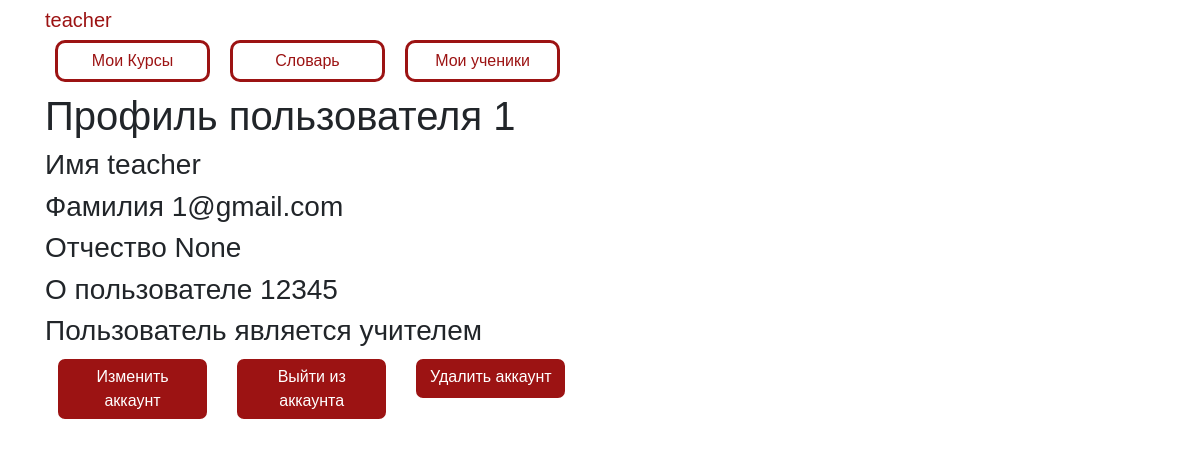
Page /profile/1 (signed in) on the earlier database version.
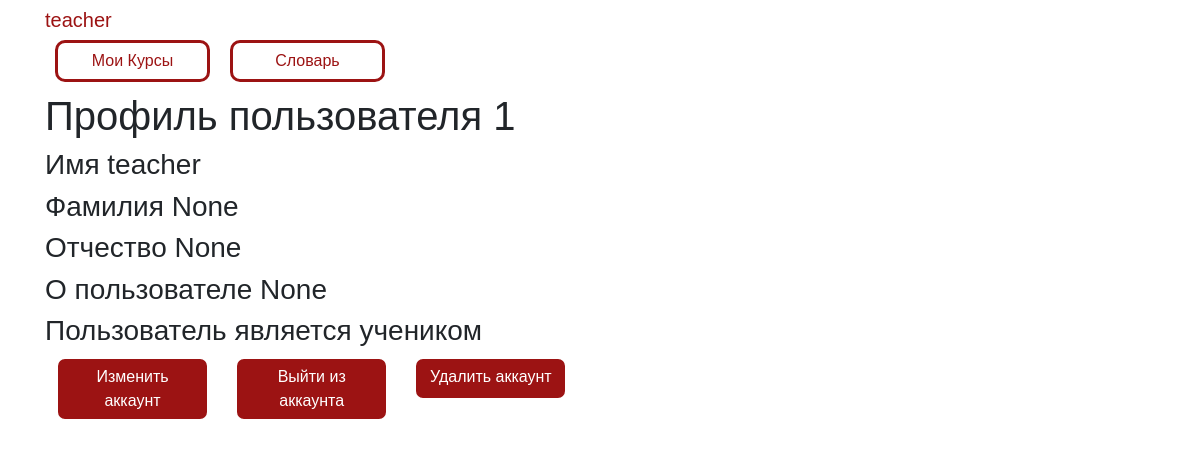
Same page on the later database version.
### data/users.py (models this page shows, shortened)
class User(SqlAlchemyBase, UserMixin, SerializerMixin):
    __tablename__ = 'users'
    id = sqlalchemy.Column(sqlalchemy.Integer, primary_key=True, autoincrement=True)
    name = sqlalchemy.Column(sqlalchemy.String, nullable=True)
    last_name = sqlalchemy.Column(sqlalchemy.String, nullable=True)
    patronymic = sqlalchemy.Column(sqlalchemy.String, nullable=True)
    email = sqlalchemy.Column(sqlalchemy.String, index=True, unique=True, nullable=True)
    about = sqlalchemy.Column(sqlalchemy.String, nullable=True)
    hashed_password = sqlalchemy.Column(sqlalchemy.String, nullable=True)
    teacher = sqlalchemy.Column(sqlalchemy.Boolean, nullable=True)
    creator = sqlalchemy.Column(sqlalchemy.Integer, nullable=True)
    courses = orm.relation("Courses", secondary="users_to_course", backref="users")
    words = orm.relation("Words", back_populates='user')
    hash_token = sqlalchemy.Column(sqlalchemy.Integer, nullable=True, unique=True)

### main.py (the view)
@app.route('/profile/<int:user_id>', methods=['GET', 'POST'])
def user_profile(user_id):
    db_sess = db_session.create_session()
    if current_user.id == user_id:
        return render_template('profile.html', user=current_user, is_owner=1)
    profile_user = db_sess.query(User).get(user_id)
    return render_template('profile.html', user=profile_user, is_owner=0)

### data/db_session.py (called while the page is built)
def create_session() -> Session:
    global __factory
    return __factory()

### main.py (called while the page is built)
@login_manager.user_loader
def load_user(user_id):
    db_sess = db_session.create_session()
    return db_sess.query(User).get(user_id)

### templates/profile.html
{% extends "base.html" %}
{% block content %}
<h1>Профиль пользователя {{ user.id }}</h1>
<h3>Имя {{ user.name }}</h3>
<h3>Фамилия {{ user.last_name }}</h3>
<h3>Отчество {{ user.patronymic }}</h3>
<h3>О пользователе {{ user.about }}</h3>
{% if user.teacher %}
<h3>Пользователь является учителем</h3>
{% else %}
<h3>Пользователь является учеником</h3>
{% endif %}
{% if is_owner %}
<a href="/change_profile" class="btn btn-primary">Изменить аккаунт</a>
<a href="/logout" class="btn btn-primary">Выйти из аккаунта</a>
<a href="/delete_user/{{ user.id }}" class="btn btn-primary">Удалить аккаунт</a>
{% else %}
    {% if current_user.id == user.creator %}
        <a class="btn btn-primary" href="/generate_link/{{ user.id }}">Создать ссылку для входа</a>
    {% endif %}
{% endif %}
{% endblock %}

### templates/base.html (shortened to what this page needs)
<!doctype html>
<html lang="en">
<head>
    <link rel="stylesheet"
          href="https://stackpath.bootstrapcdn.com/bootstrap/4.4.1/css/bootstrap.min.css"
>
    <link href="{{ url_for('static', filename='/style.css') }}" rel="stylesheet" />
</head>
<body>
<header class="header">
    <div class="container">
        <div class="header_inner">
            <nav>
                {% if current_user.is_authenticated %}
                <a class="navbar-brand" href="/profile/{{ current_user.id }}">
                    {{ current_user.name}}</a>
                {% endif %}
                {% if current_user.is_authenticated %}
                <div class="nav" id="up buttons">
                    <a id="nav button 1" class="btn btn-white" href="/courses">Мои Курсы</a>
                    <a id="nav button 2" class="btn btn-white" href="/dictionary">Словарь</a>
                    {% if current_user.teacher %}
                    <a id="nav button 3" class="btn btn-white" href="/pupils">Мои ученики</a>
                    {% endif %}
                </div>
                {% endif %}
            </nav>
        </div>
    </div>
</header>
<main role="main" class="container">
    {% block content %}{% endblock %}
</main>
</body>
</html>

### static/style.css (style rules this page uses)
body { font-family: 'Montserrat', sans-serif; font-size: 15px; color: #33; }
.header { width: 100%; top: 0; left: 0; right: 0; z-index: 1000; }
.navbar-brand { color: #9c1313; position: relative; }
.btn { margin: 0 10px; margin-bottom: 10px; width: 155px; }
.btn-primary { min-width: 45px; min-height: 45px; display: inline-block; vertical-align: top; color: white; overflow: hidden; text-overflow: ellipsis; background-color: #9c1313; border: solid 3px white; border-radius: 10px; }
.btn-white { display: inline-block; vertical-align: top; color: #9c1313; overflow: hidden; text-overflow: ellipsis; background-color: white; border: solid 3px #9c1313; border-radius: 10px; }

Differences in the rows shown:
changed User "teacher": last_name "1@gmail.com" → "None"; about "12345" → "None"; teacher True → empty (drawn)
Other differences:
text no longer shown: "Мои ученики Пользователь является учителем"
text now shown: "Пользователь является учеником"
